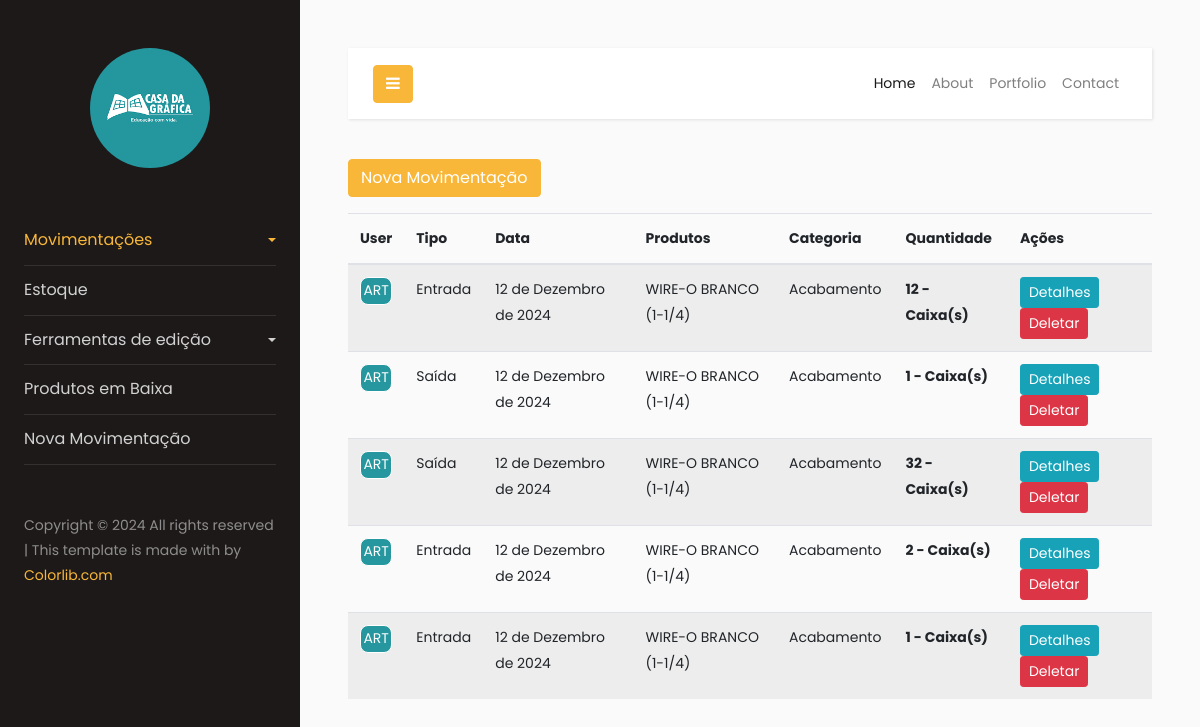
/movimentacoes/ (signed in), run on an earlier commit of the app's database.
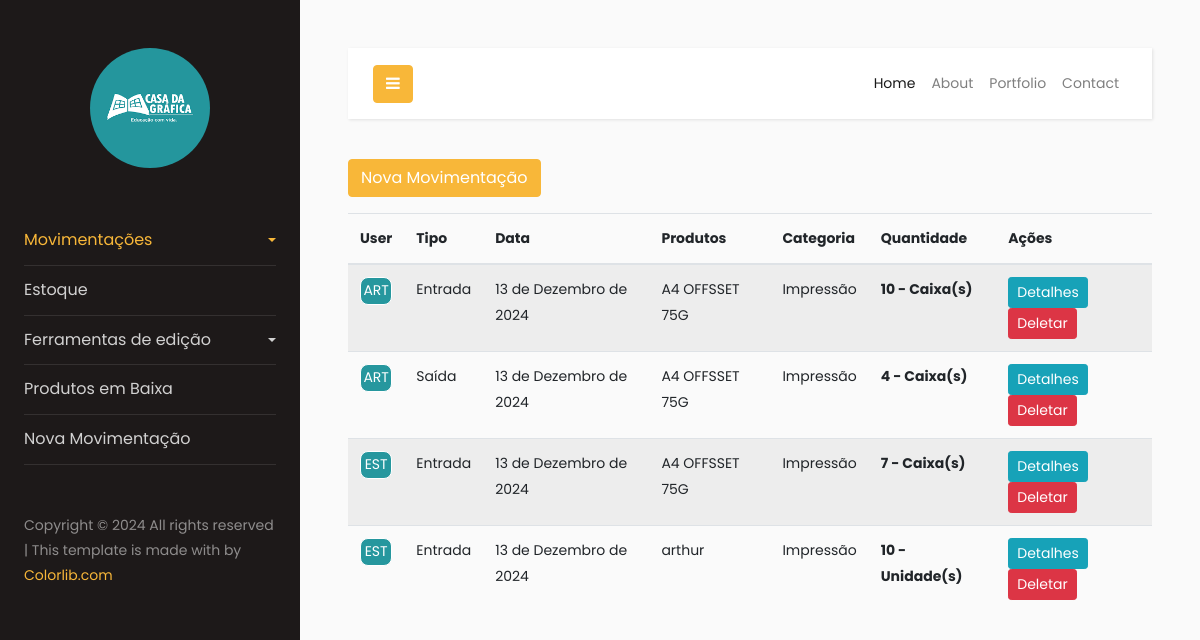
And on a later commit of the database.
### movimentacoes/models.py (models this page shows)
class Movimentacoes(models.Model):
    TIPO_MOVIMENTACAO_CHOICES = [
        ('Entrada', 'Entrada'),
        ('Saída', 'Saída'),
    ]
    tipo_movimentacao = models.CharField(max_length=10, choices=TIPO_MOVIMENTACAO_CHOICES)
    qtde = models.IntegerField()
    data_chegada_saida = models.DateField()  # Certifique-se de que este campo está presente
    data = models.DateField(auto_now_add=True)
    id_empresa = models.ForeignKey(Empresa, on_delete=models.CASCADE)
    id_usuario = models.ForeignKey(User, on_delete=models.CASCADE)
    id_produto = models.ForeignKey(Produto, on_delete=models.CASCADE)

### produto/models.py (models this page shows, shortened)
class Produto(models.Model):
    nome = models.CharField(max_length=255)
    FORMATO = [
        ('null','null'),
        ('640x880','640x880'),
        ('660x960','660x960')
    ]
    formato = models.CharField(max_length=255, choices=FORMATO)
    estoqueMin = models.IntegerField();
    id_categoria = models.ForeignKey(Categoria, on_delete=models.CASCADE)
    id_formato = models.ForeignKey(Formato, on_delete=models.CASCADE)  # Formato está aqui
    unidades = models.IntegerField()
    data_cadastro = models.DateField(auto_now_add=True)

### categoria/models.py (models this page shows)
class Categoria(models.Model):
    categoria = models.CharField(max_length=255)
    data_cadastro = models.DateField(auto_now_add=True)
    def __str__(self):
        return self.categoria

### formato/models.py (models this page shows)
class Formato(models.Model):
    formato = models.CharField(max_length=255)
    data_cadastro = models.DateField(auto_now_add=True)
    def __str__(self):
        return self.formato

### movimentacoes/views.py (the view)
# urls.py: path('movimentacoes/', MovimentacoesListView.as_view(), name='movimentacoes-list'),
class MovimentacoesListView(LoginRequiredMixin, ListView):
    model = Movimentacoes
    template_name = 'movimentacoes_list.html'
    context_object_name = 'movimentacoes'

### movimentacoes/templates/movimentacoes_list.html (shortened to what this page needs)
<!DOCTYPE html>
<html lang="pt-br">
  {% include 'components/header/header.html' %}
  <body>
     <a href="{% url 'movimentacoes-create' %}" class="btn btn-primary mb-3">Nova Movimentação</a>
    <div class="table-responsive">
      <table class="table table-striped">
        <thead>
          <tr>
            <th scope="col">User</th>
            <th scope="col">Tipo</th>
            <th scope="col">Data</th>
            <th scope="col">Produtos</th>
            <th scope="col">Categoria</th>
            <th scope="col">Quantidade</th>
            <th scope="col">Ações</th>
          </tr>
        </thead>
        <tbody>
          {% for movimentacao in movimentacoes %}
            <tr>
              <td>
                <div class="user" style="
                border-style: solid;
                border-radius: 8px;
                text-align: center;
                border-width: 0.5px;
                color: white;
                background-color: #26979E;
            ">{{ movimentacao.id_usuario.username|slice:'3'|upper }}</div>
              </td>
              <td>{{ movimentacao.tipo_movimentacao }}</td>
              <td>{{ movimentacao.data }}</td>
              <td>{{ movimentacao.id_produto.nome }}</td>
              <td>{{ movimentacao.id_produto.id_categoria }}</td>
              <td> <strong>{{ movimentacao.qtde }} - {{ movimentacao.id_produto.id_formato }} </strong></td>
              <td>
                <a href="" class="btn btn-info btn-sm">Detalhes</a>
                <a href="{% url 'movimentacoes-delete' movimentacao.pk %}" class="btn btn-danger btn-sm">Deletar</a>
              </td>
            </tr>
          {% empty %}
            <tr>
              <td colspan="3" class="text-center">Nenhuma movimentação registrada.</td>
            </tr>
          {% endfor %}
        </tbody>
      </table>
    </div>
  </body>
  {% include 'components/footer/footer.html' %}
</html>

What changed in the data, as far as the page shows it:
removed Movimentacoes: id_usuario.username "ART", tipo_movimentacao "Entrada", data "12 de Dezembro de 2024", id_produto.nome "WIRE-O BRANCO (1-1/4)", id_produto.id_categoria "Acabamento", qtde "12", id_produto.id_formato "Caixa(s)"
removed Movimentacoes: id_usuario.username "ART", tipo_movimentacao "Saída", data "12 de Dezembro de 2024", id_produto.nome "WIRE-O BRANCO (1-1/4)", id_produto.id_categoria "Acabamento", qtde "1", id_produto.id_formato "Caixa(s)"
removed Movimentacoes: id_usuario.username "ART", tipo_movimentacao "Saída", data "12 de Dezembro de 2024", id_produto.nome "WIRE-O BRANCO (1-1/4)", id_produto.id_categoria "Acabamento", qtde "32", id_produto.id_formato "Caixa(s)"
removed Movimentacoes: id_usuario.username "ART", tipo_movimentacao "Entrada", data "12 de Dezembro de 2024", id_produto.nome "WIRE-O BRANCO (1-1/4)", id_produto.id_categoria "Acabamento", qtde "2", id_produto.id_formato "Caixa(s)"
removed Movimentacoes: id_usuario.username "ART", tipo_movimentacao "Entrada", data "12 de Dezembro de 2024", id_produto.nome "WIRE-O BRANCO (1-1/4)", id_produto.id_categoria "Acabamento", qtde "1", id_produto.id_formato "Caixa(s)"
added Movimentacoes: id_usuario.username "ART", tipo_movimentacao "Entrada", data "13 de Dezembro de 2024", id_produto.nome "A4 OFFSSET 75G", id_produto.id_categoria "Impressão", qtde "10", id_produto.id_formato "Caixa(s)"
added Movimentacoes: id_usuario.username "ART", tipo_movimentacao "Saída", data "13 de Dezembro de 2024", id_produto.nome "A4 OFFSSET 75G", id_produto.id_categoria "Impressão", qtde "4", id_produto.id_formato "Caixa(s)"
added Movimentacoes: id_usuario.username "EST", tipo_movimentacao "Entrada", data "13 de Dezembro de 2024", id_produto.nome "A4 OFFSSET 75G", id_produto.id_categoria "Impressão", qtde "7", id_produto.id_formato "Caixa(s)"
added Movimentacoes: id_usuario.username "EST", tipo_movimentacao "Entrada", data "13 de Dezembro de 2024", id_produto.nome "arthur", id_produto.id_categoria "Impressão", qtde "10", id_produto.id_formato "Unidade(s)"
